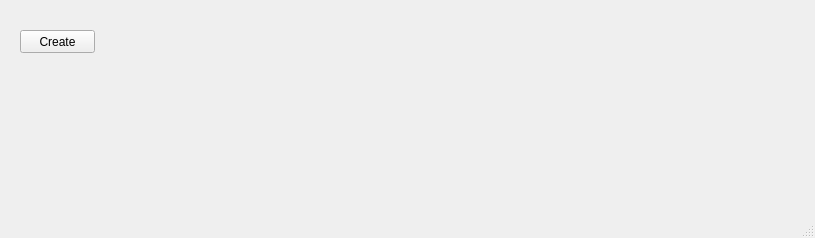
<?xml version="1.0" encoding="UTF-8"?>
<ui version="4.0">
 <class>ThreadingMain</class>
 <widget class="QMainWindow" name="ThreadingMain">
  <property name="geometry">
   <rect>
    <x>0</x>
    <y>0</y>
    <width>815</width>
    <height>238</height>
   </rect>
  </property>
  <property name="windowTitle">
   <string>ThreadingMain</string>
  </property>
  <widget class="QWidget" name="centralwidget">
   <widget class="QPushButton" name="btnCreate">
    <property name="geometry">
     <rect>
      <x>20</x>
      <y>30</y>
      <width>75</width>
      <height>23</height>
     </rect>
    </property>
    <property name="text">
     <string>Create</string>
    </property>
   </widget>
  </widget>
  <widget class="QMenuBar" name="menubar">
   <property name="geometry">
    <rect>
     <x>0</x>
     <y>0</y>
     <width>815</width>
     <height>20</height>
    </rect>
   </property>
  </widget>
  <widget class="QStatusBar" name="statusbar"/>
 </widget>
 <resources/>
 <connections/>
</ui>
